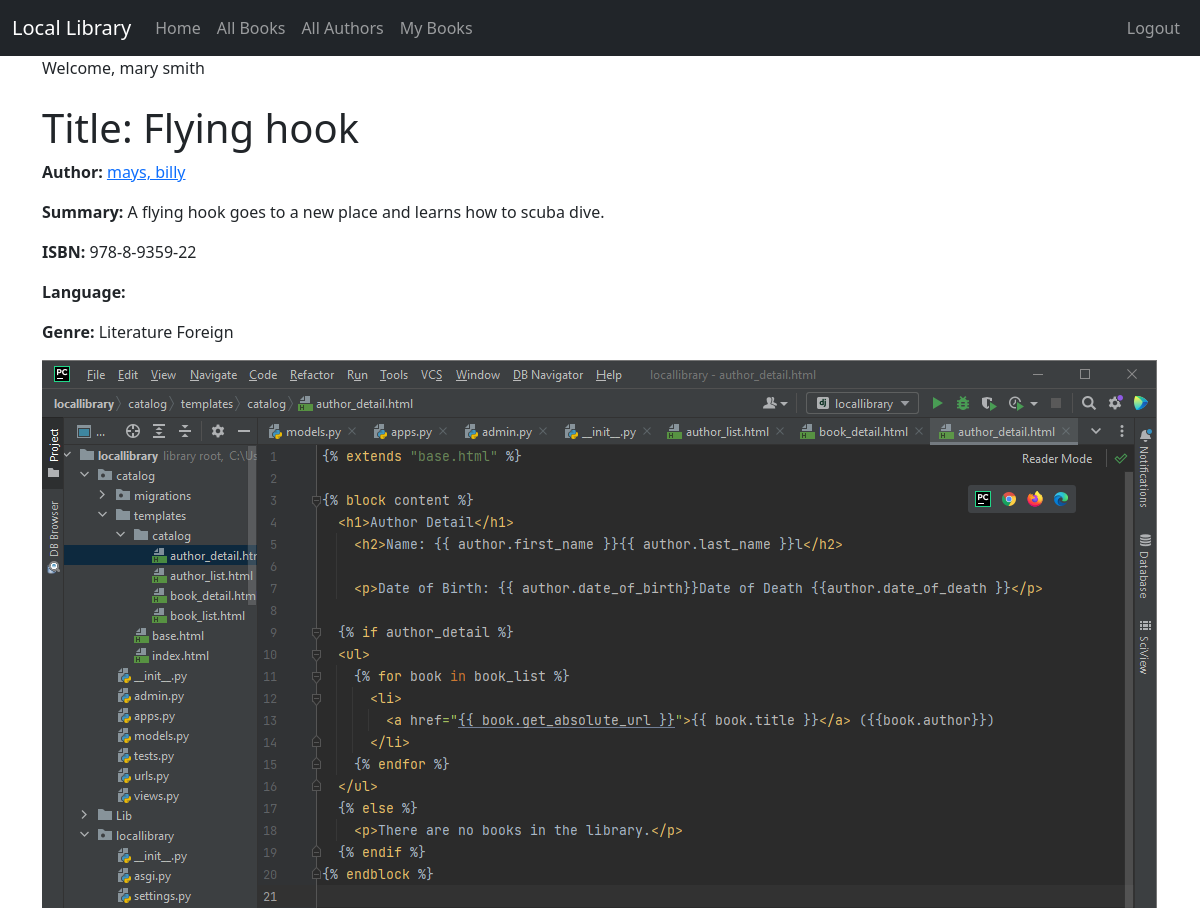
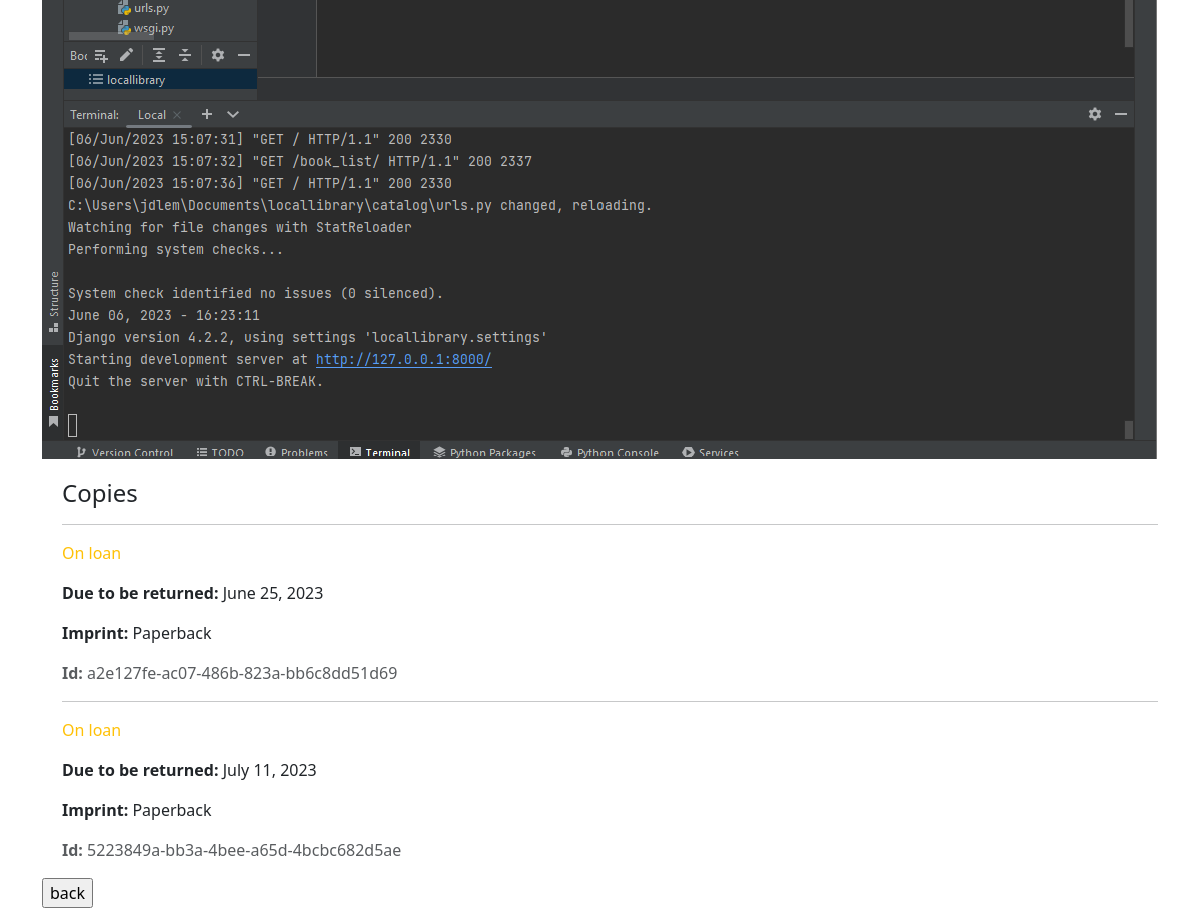
The page /book_detail/1 (signed in) on the database its author committed (2 pictures, top to bottom).
### catalog/models.py (models this page shows, shortened)
class Book(models.Model):
    title = models.CharField(max_length=200)
    author = models.ForeignKey('Author', on_delete=models.RESTRICT, null=True)
    summary = models.TextField(max_length=1000, help_text='Enter a brief description of the book')
    isbn = models.CharField('ISBN', max_length=13, unique=True,
                            help_text='13 Character <a href="https://www.isbn-international.org/content/what-isbn">ISBN number</a>')
    genre = models.ManyToManyField(Genre, help_text='Select a genre for this book')
    book_image = models.ImageField(upload_to='images/', null=True, blank=True)

class Author(models.Model):
    first_name = models.CharField(max_length=100)
    last_name = models.CharField(max_length=100)
    date_of_birth = models.DateField(null=True, blank=True)
    date_of_death = models.DateField('Died', null=True, blank=True)
    author_image = models.ImageField(upload_to='images/', null=True, blank=True)
    class Meta:
        ordering = ['last_name', 'first_name']
    def get_absolute_url(self):
        return reverse('author_detail', args=[str(self.id)])
    def __str__(self):
        return f'{self.last_name}, {self.first_name}'

class Genre(models.Model):
    name = models.CharField(max_length=200, help_text='Enter a book genre (e.g. Science Fiction)')
    def __str__(self):
        return self.name

class BookInstance(models.Model):
    id = models.UUIDField(primary_key=True, default=uuid.uuid4,
                          help_text='Unique ID for this particular book across whole library')
    book = models.ForeignKey('Book', on_delete=models.RESTRICT, null=True)
    imprint = models.CharField(max_length=200)
    due_back = models.DateField(null=True, blank=True)
    LOAN_STATUS = (
        ('m', 'Maintenance'), ('o', 'On loan'), ('a', 'Available'), ('r', 'Reserved'),
    )
    status = models.CharField(
        max_length=1,
        choices=LOAN_STATUS,
        blank=True,
        default='m',
        help_text='Book availability',
    )
    borrower = models.ForeignKey(User, on_delete=models.SET_NULL, null=True, blank=True)
    class Meta:
        ordering = ['due_back']

### catalog/views.py (the view)
# urls.py: path('book_detail/<int:pk>', views.BookDetailView.as_view(), name='book_detail'),
class BookDetailView(LoginRequiredMixin, generic.DetailView):
    model = Book

### catalog/templates/catalog/book_detail.html
{% extends "catalog/base.html" %}
{% block content %}
  <h1>Title: {{ book.title }}</h1>
  <p><strong>Author:</strong> <a href="{{ book.author.get_absolute_url }}">{{ book.author }}</a></p>
  <p><strong>Summary:</strong> {{ book.summary }}</p>
  <p><strong>ISBN:</strong> {{ book.isbn }}</p>
  <p><strong>Language:</strong> {{ book.language }}</p>
  <p><strong>Genre:</strong> {{ book.genre.all|join:", " }}</p>
    <div>
    {% if book.book_image %}
        <img src="{{ book.book_image.url }}">
    {% endif %}
    </div>
  <div style="margin-left:20px;margin-top:20px">
    <h4>Copies</h4>
    {% for copy in book.bookinstance_set.all %}
      <hr>
      <p class="{% if copy.status == 'a' %}text-success{% elif copy.status == 'm' %}text-danger{% else %}text-warning{% endif %}">
        {{ copy.get_status_display }}
      </p>
      {% if copy.status != 'a' %}
        <p><strong>Due to be returned:</strong> {{ copy.due_back }}</p>
      {% endif %}
      <p><strong>Imprint:</strong> {{ copy.imprint }}</p>
      <p class="text-muted"><strong>Id:</strong> {{ copy.id }}</p>
    {% endfor %}
  </div>
<form>
    <input type="button" value="back" onclick="history.back()">
</form>
{% endblock %}

### catalog/templates/catalog/base.html (shortened to what this page needs)
<!doctype html>
<html lang="en">
<head>
    <link href="https://cdn.jsdelivr.net/npm/bootstrap@5.3.0-alpha1/dist/css/bootstrap.min.css" rel="stylesheet"
>
</head>
<body>
<nav class="navbar navbar-expand-lg navbar-dark bg-dark">
    <div class="container-fluid">
        <a class="navbar-brand" href="{% url 'index' %}">Local Library</a>
        <div class="collapse navbar-collapse" id="navbarSupportedContent">
            <ul class="navbar-nav me-auto mb-2 mb-lg-0">
                <li class="nav-item">
                    <a class="nav-link" href="{% url 'index' %}">Home</a>
                </li>
                <li class="nav-item">
                    <a class="nav-link" href="{% url 'book_list' %}">All Books</a>
                </li>
                <li class="nav-item">
                    <a class="nav-link" href="{% url 'author_list' %}">All Authors</a>
                </li>
                {% if user.is_authenticated %}
                <li><a class="nav-link" href="{% url 'my_books' %}">My Books</a></li>
                {% endif %}
            </ul>
        </div>
    <ul class="nav navbar-nav ml-auto">
        {% if user.is_authenticated %}
            <li><a class="nav-link" href="{% url 'logout' %}">Logout</a>
            </li>
        {% else %}
            <li><a class="nav-link" href="{% url 'login' %}"><span class="glyphicon glyphicon-log-in"></span>Login</a>
            </li>
            <li><a class="nav-link" href="{% url 'register' %}"><span class="glyphicon glyphicon-log-in"></span>Sign Up</a>
        </li>
        {% endif %}
    </ul>
    </div>
</nav>
<div class="container">
    {% if user.is_authenticated %}
        Welcome, {{ user.first_name }} {{ user.last_name }}
    {% endif %}
</div>
<div class="container">
    <br/>
    {% block content %}
    {% endblock %}
</div>
</body>
</html>

### rows shown on the page
Book: title "Flying hook", author "mays, billy", summary "A flying hook goes to a new place and learns how to scuba dive.", isbn "978-8-9359-22", genre.all "Literature Foreign", book_image (picture)
BookInstance: status "On loan", due_back "June 25, 2023", imprint "Paperback", id "a2e127fe-ac07-486b-823a-bb6c8dd51d69"
BookInstance: status "On loan", due_back "July 11, 2023", imprint "Paperback", id "5223849a-bb3a-4bee-a65d-4bcbc682d5ae"

### other values the page prints
{{ user.first_name }} "mary"
{{ user.last_name }} "smith"
